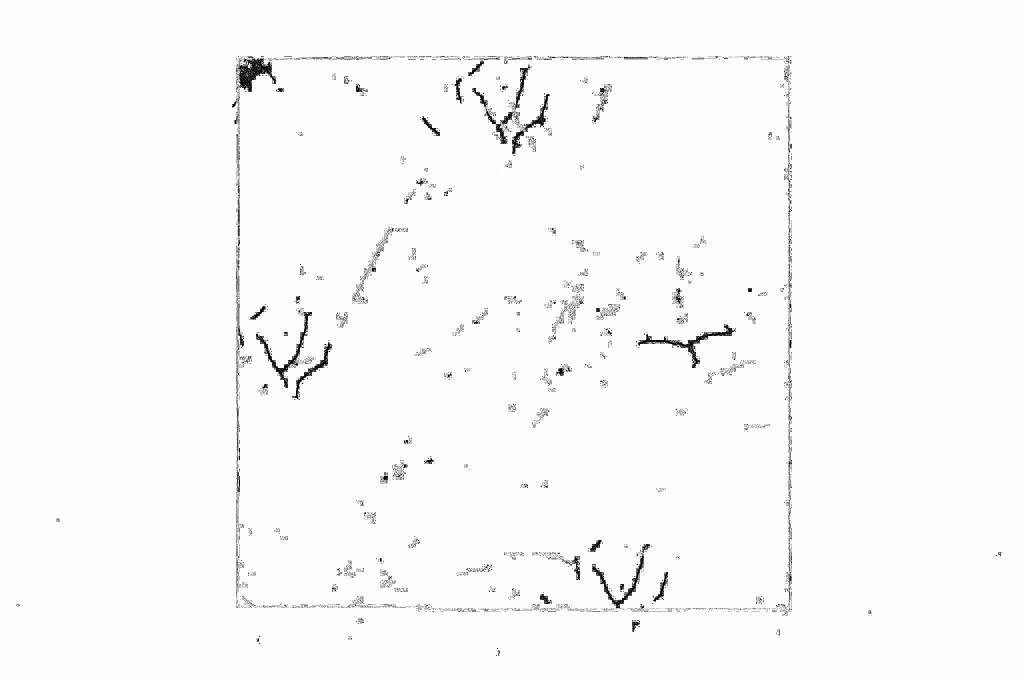
//> input picture 瓷砖边缘检测/瓷砖边缘检测/最终效果图.jpg, 4096 x 2720 px, given in place of 二号砖标准图.jpg, which was not available (shown at 1/4 size)
$ ./源   (built with g++ and OpenCV 4)
//> lines starting //> are read from the running program, lines starting //| are printed output that depends on the picture; after the words box and inside, x2 and y2 are one past the last pixel; in counts of white or black regions, pixels touching at a corner belong together; pictures that were not available may be replaced by others from this repository, and a replacement may not be noted
#include <opencv2/highgui/highgui.hpp>
#include <opencv2/imgproc/imgproc.hpp>

using namespace cv;

Mat g_srcImage, g_srcGrayImage, g_dstImage;
Mat g_srcImage1, g_srcGrayImage1, g_dstImage1;
Mat g_cannyDetectedEdges;
Mat g_cannyDetectedEdges1;
int g_cannyLowThreshold = 35;

static void on_Canny(int, void*);
static void on_Canny1(int, void*);

int main(int argc, char** argv)
{
	g_srcImage = imread("二号砖标准图.jpg");
//> g_srcImage is the input picture: 2720 rows x 4096 cols, CV_8UC3; min 0, max 255, mean 249.9
	g_srcImage1 = imread("二号瓷砖裂纹-2.jpg");
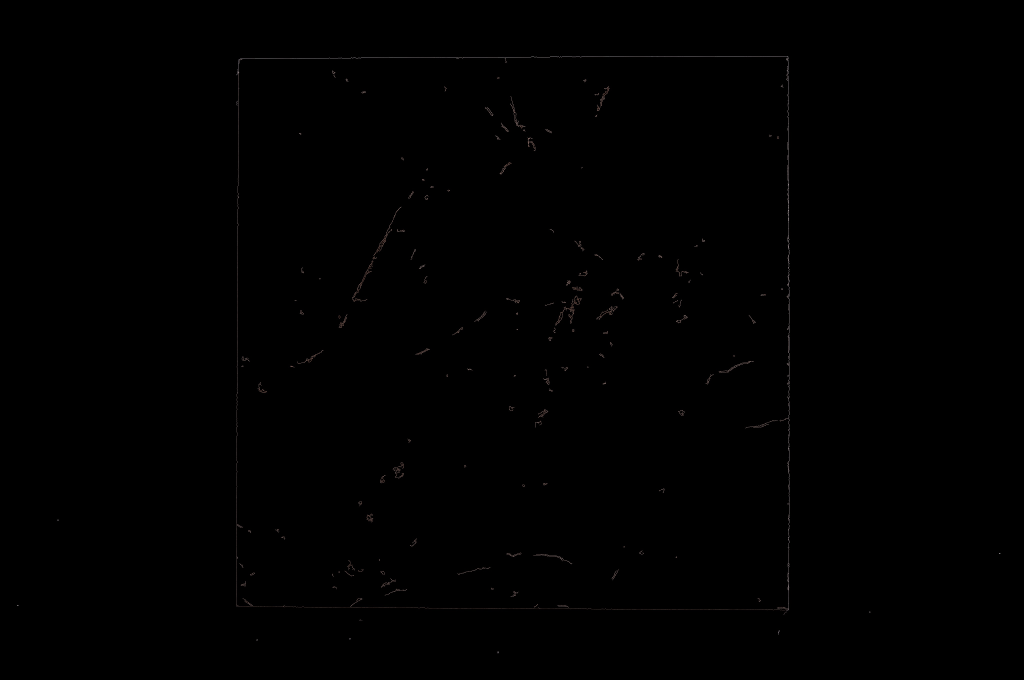
//> input picture 瓷砖边缘检测/瓷砖边缘检测/二号砖标准图(效果图).jpg, 4096 x 2720 px, given in place of 二号瓷砖裂纹-2.jpg, which was not available (shown at 1/4 size)
//> g_srcImage1 is the input picture: 2720 rows x 4096 cols, CV_8UC3; mean B, G, R 0.3, 0.3, 0.4

	g_dstImage.create(g_srcImage.size(), g_srcImage.type());
	g_dstImage1.create(g_srcImage1.size(), g_srcImage1.type());
	cvtColor(g_srcImage, g_srcGrayImage, COLOR_BGR2GRAY);
	cvtColor(g_srcImage1, g_srcGrayImage1, COLOR_BGR2GRAY);
	createTrackbar("参数值：", "二号砖标准图", &g_cannyLowThreshold, 120, on_Canny);
	on_Canny(g_cannyLowThreshold, 0);
//> in on_Canny, `Canny(g_cannyDetectedEdges, g_cannyDetectedEdges, g_cannyLowThreshold,..`:
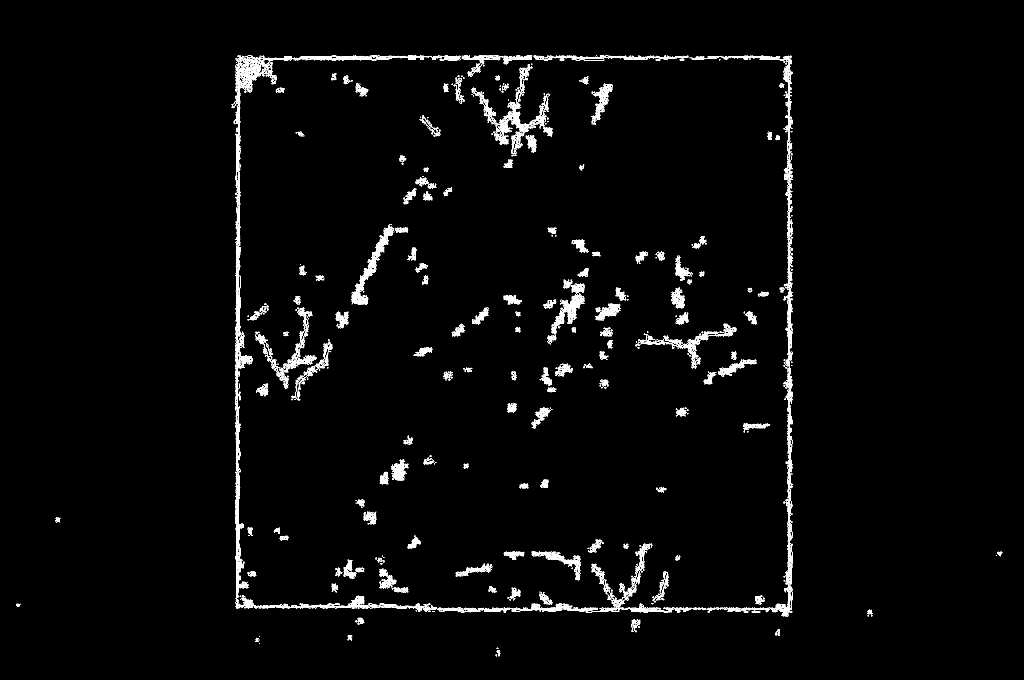
//> g_cannyDetectedEdges: 2720 rows x 4096 cols, CV_8UC1 (shown at 1/4 size); 1.2% white in thin lines or dots, all inside (x1, y1, x2, y2) = (65, 222, 4009, 2625)
//> in on_Canny, `g_srcImage.copyTo(g_dstImage, g_cannyDetectedEdges);`:
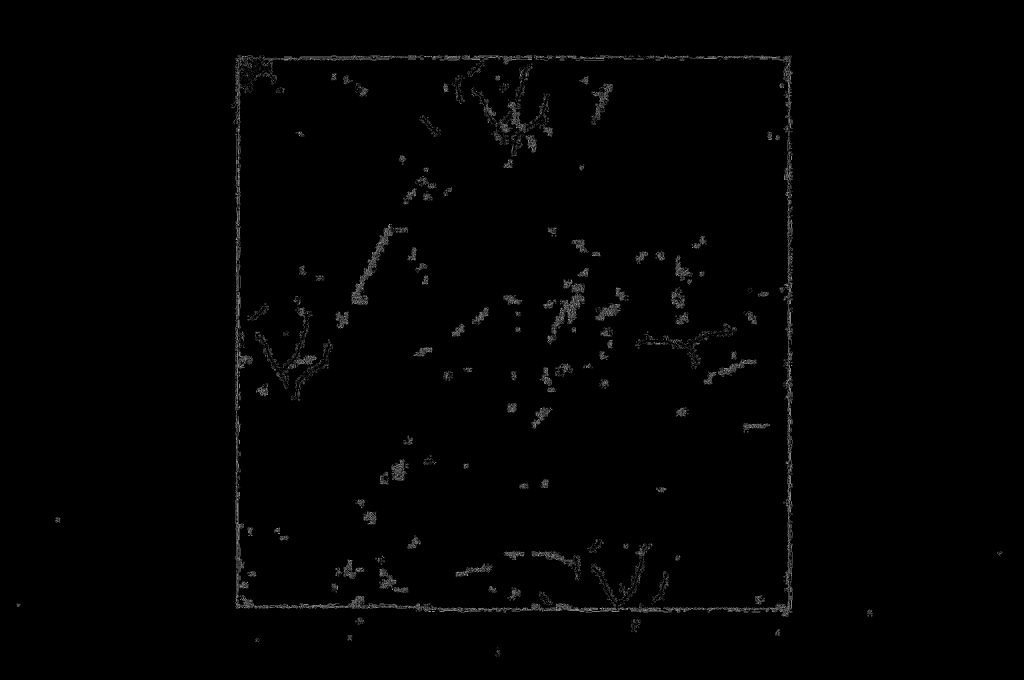
//> g_dstImage: 2720 rows x 4096 cols, CV_8UC3 (shown at 1/4 size); min 0, max 255, mean 2.2
	createTrackbar("参数值：", "二号瓷砖裂纹", &g_cannyLowThreshold, 120, on_Canny1);
	on_Canny1(g_cannyLowThreshold, 0);
//> in on_Canny1, `Canny(g_cannyDetectedEdges1, g_cannyDetectedEdges1, g_cannyLowThreshol..`:
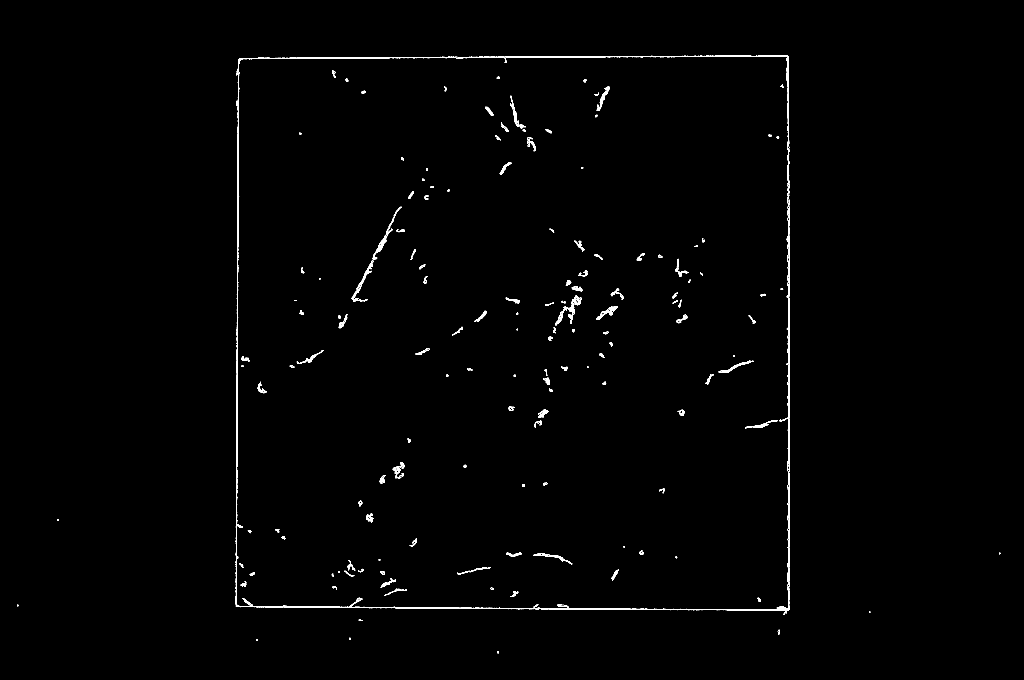
//> g_cannyDetectedEdges1: 2720 rows x 4096 cols, CV_8UC1 (shown at 1/4 size); 0.38% white in thin lines or dots, all inside (x1, y1, x2, y2) = (68, 222, 4002, 2613)

	Mat srcImage0 = imread("二号砖标准图(效果图).jpg");
//> srcImage0: 2720 rows x 4096 cols, CV_8UC3; min 0, max 255, mean 2.2
	Mat srcImage1 = imread("二号瓷砖裂纹(效果图).jpg");
	Mat dstImage, dstImage1;

	addWeighted(srcImage0, 1, srcImage1, 0.5, 0.0, dstImage);
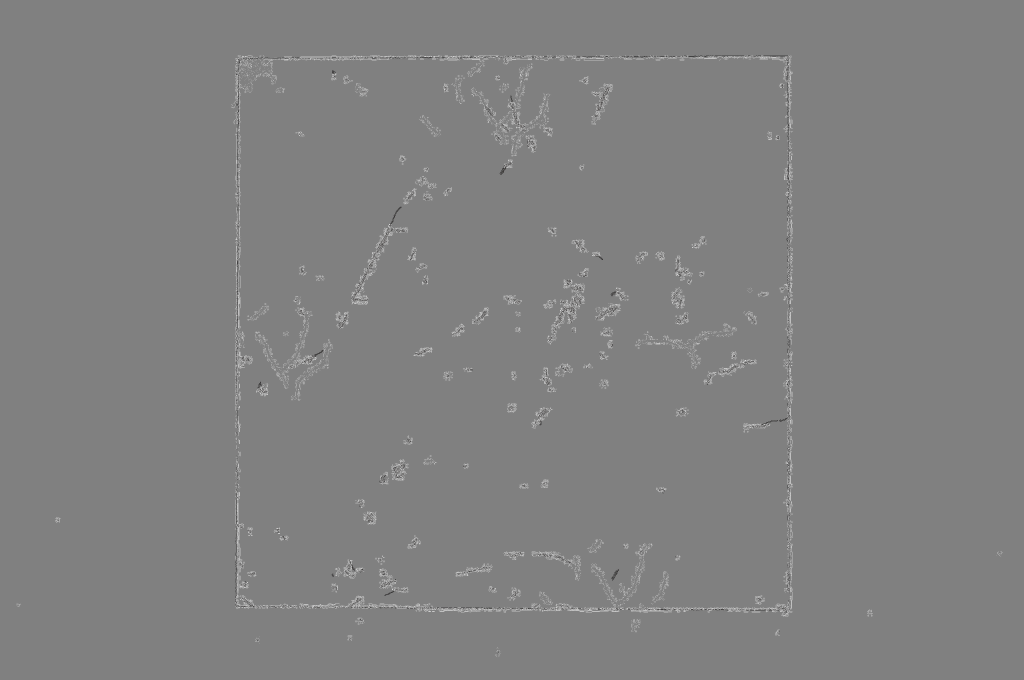
//> dstImage: 2720 rows x 4096 cols, CV_8UC3 (shown at 1/4 size); mean B, G, R 128.7, 128.7, 128.7
	namedWindow("最终效果图", WINDOW_NORMAL);
	cvtColor(dstImage, dstImage, COLOR_BGR2GRAY);
//> dstImage: 2720 rows x 4096 cols, CV_8UC1
	equalizeHist(dstImage, dstImage1);
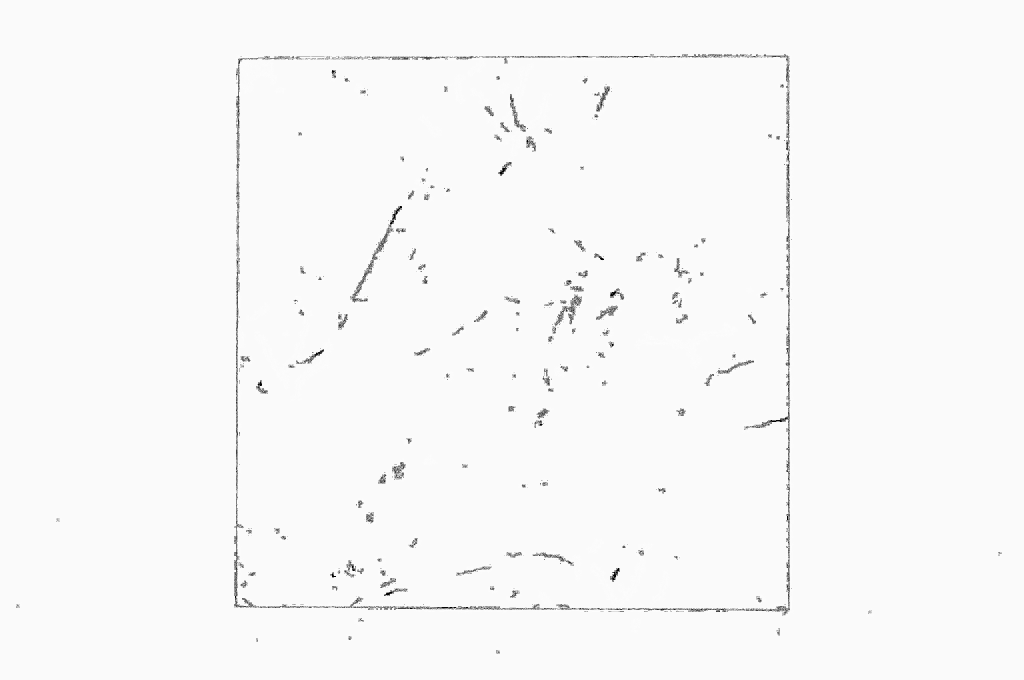
//> dstImage1: 2720 rows x 4096 cols, CV_8UC1 (shown at 1/4 size); min 0, max 255, mean 248.2
	imshow("最终效果图", dstImage1);
	imwrite("最终效果图.jpg", dstImage1);

	waitKey(0);
	return 0;
}

void on_Canny(int, void*)
{
	blur(g_srcGrayImage, g_cannyDetectedEdges, Size(3, 3));
	Canny(g_cannyDetectedEdges, g_cannyDetectedEdges, g_cannyLowThreshold, g_cannyLowThreshold * 3, 3);
	g_dstImage = Scalar::all(0);

	g_srcImage.copyTo(g_dstImage, g_cannyDetectedEdges);
	imwrite("二号砖标准图(效果图).jpg", g_dstImage);
}

void on_Canny1(int, void*)
{
	blur(g_srcGrayImage1, g_cannyDetectedEdges1, Size(3, 3));
	Canny(g_cannyDetectedEdges1, g_cannyDetectedEdges1, g_cannyLowThreshold, g_cannyLowThreshold * 3, 3);
	g_dstImage1 = Scalar::all(255);

	g_srcImage1.copyTo(g_dstImage1, g_cannyDetectedEdges1);
	imwrite("二号瓷砖裂纹(效果图).jpg", g_dstImage1);
}
